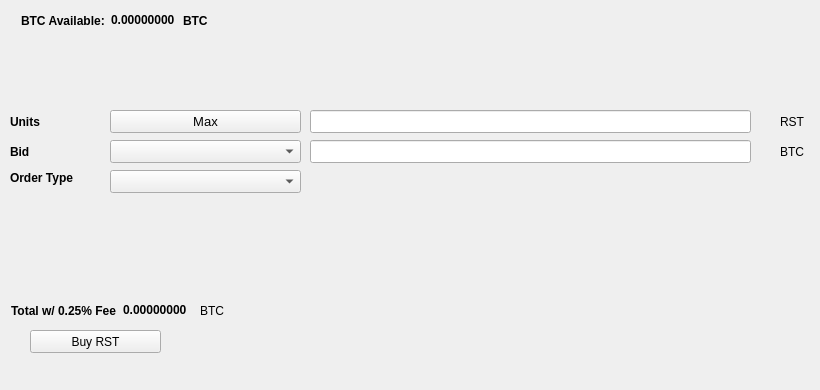
   <widget class="QWidget" name="BuyTab">
    <attribute name="title">
     <string>Buy</string>
    </attribute>
    <widget class="QPushButton" name="BuyRST">
     <property name="geometry">
      <rect>
       <x>30</x>
       <y>330</y>
       <width>131</width>
       <height>23</height>
      </rect>
     </property>
     <property name="text">
      <string>Buy RST</string>
     </property>
     <property name="icon">
      <iconset resource="../rstr.qrc">
       <normaloff>:/icons/bitcoin</normaloff>:/icons/bitcoin</iconset>
     </property>
    </widget>
    <widget class="QLabel" name="label_3">
     <property name="geometry">
      <rect>
       <x>10</x>
       <y>110</y>
       <width>46</width>
       <height>23</height>
      </rect>
     </property>
     <property name="font">
      <font>
       <weight>75</weight>
       <bold>true</bold>
      </font>
     </property>
     <property name="text">
      <string>Units</string>
     </property>
    </widget>
    <widget class="QLineEdit" name="UnitsInput">
     <property name="geometry">
      <rect>
       <x>310</x>
       <y>110</y>
       <width>441</width>
       <height>23</height>
      </rect>
     </property>
     <property name="font">
      <font>
       <pointsize>9</pointsize>
       <weight>75</weight>
       <bold>true</bold>
      </font>
     </property>
    </widget>
    <widget class="QLineEdit" name="BuyBidPriceEdit">
     <property name="geometry">
      <rect>
       <x>310</x>
       <y>140</y>
       <width>441</width>
       <height>23</height>
      </rect>
     </property>
     <property name="font">
      <font>
       <pointsize>9</pointsize>
       <weight>75</weight>
       <bold>true</bold>
      </font>
     </property>
    </widget>
    <widget class="QLabel" name="label_4">
     <property name="geometry">
      <rect>
       <x>780</x>
       <y>110</y>
       <width>31</width>
       <height>23</height>
      </rect>
     </property>
     <property name="text">
      <string>RST</string>
     </property>
    </widget>
    <widget class="QLabel" name="label_5">
     <property name="geometry">
      <rect>
       <x>780</x>
       <y>140</y>
       <width>31</width>
       <height>23</height>
      </rect>
     </property>
     <property name="text">
      <string>BTC</string>
     </property>
    </widget>
    <widget class="QLabel" name="label_6">
     <property name="geometry">
      <rect>
       <x>10</x>
       <y>140</y>
       <width>46</width>
       <height>23</height>
      </rect>
     </property>
     <property name="font">
      <font>
       <weight>75</weight>
       <bold>true</bold>
      </font>
     </property>
     <property name="text">
      <string>Bid</string>
     </property>
    </widget>
    <widget class="QLabel" name="label_7">
     <property name="geometry">
      <rect>
       <x>10</x>
       <y>170</y>
       <width>91</width>
       <height>16</height>
      </rect>
     </property>
     <property name="font">
      <font>
       <weight>75</weight>
       <bold>true</bold>
      </font>
     </property>
     <property name="text">
      <string>Order Type</string>
     </property>
    </widget>
    <widget class="QPushButton" name="Buy_Max_Amount">
     <property name="geometry">
      <rect>
       <x>110</x>
       <y>110</y>
       <width>191</width>
       <height>23</height>
      </rect>
     </property>
     <property name="font">
      <font>
       <pointsize>10</pointsize>
      </font>
     </property>
     <property name="text">
      <string>Max</string>
     </property>
    </widget>
    <widget class="QComboBox" name="BuyBidcomboBox">
     <property name="geometry">
      <rect>
       <x>110</x>
       <y>140</y>
       <width>191</width>
       <height>23</height>
      </rect>
     </property>
     <property name="font">
      <font>
       <pointsize>10</pointsize>
      </font>
     </property>
    </widget>
    <widget class="QComboBox" name="buyOrdertypeCombo">
     <property name="geometry">
      <rect>
       <x>110</x>
       <y>170</y>
       <width>191</width>
       <height>23</height>
      </rect>
     </property>
     <property name="font">
      <font>
       <pointsize>10</pointsize>
      </font>
     </property>
    </widget>
    <widget class="QWidget" name="layoutWidget1">
     <property name="geometry">
      <rect>
       <x>21</x>
       <y>11</y>
       <width>227</width>
       <height>19</height>
      </rect>
     </property>
     <layout class="QHBoxLayout" name="horizontalLayout_3">
      <item>
       <widget class="QLabel" name="label232">
        <property name="font">
         <font>
          <weight>75</weight>
          <bold>true</bold>
         </font>
        </property>
        <property name="text">
         <string>BTC Available:</string>
        </property>
       </widget>
      </item>
      <item>
       <widget class="QLabel" name="BtcAvailableLbl">
        <property name="palette">
         <palette>
          <active>
           <colorrole role="WindowText">
            <brush brushstyle="SolidPattern">
             <color alpha="255">
              <red>0</red>
              <green>0</green>
              <blue>0</blue>
             </color>
            </brush>
           </colorrole>
           <colorrole role="Button">
            <brush brushstyle="SolidPattern">
             <color alpha="255">
              <red>0</red>
              <green>170</green>
              <blue>0</blue>
             </color>
            </brush>
           </colorrole>
           <colorrole role="Light">
            <brush brushstyle="SolidPattern">
             <color alpha="255">
              <red>0</red>
              <green>255</green>
              <blue>0</blue>
             </color>
            </brush>
           </colorrole>
           <colorrole role="Midlight">
            <brush brushstyle="SolidPattern">
             <color alpha="255">
              <red>0</red>
              <green>212</green>
              <blue>0</blue>
             </color>
            </brush>
           </colorrole>
           <colorrole role="Dark">
            <brush brushstyle="SolidPattern">
             <color alpha="255">
              <red>0</red>
              <green>85</green>
              <blue>0</blue>
             </color>
            </brush>
           </colorrole>
           <colorrole role="Mid">
            <brush brushstyle="SolidPattern">
             <color alpha="255">
              <red>0</red>
              <green>113</green>
              <blue>0</blue>
             </color>
            </brush>
           </colorrole>
           <colorrole role="Text">
            <brush brushstyle="SolidPattern">
             <color alpha="255">
              <red>0</red>
              <green>170</green>
              <blue>0</blue>
             </color>
            </brush>
           </colorrole>
           <colorrole role="BrightText">
            <brush brushstyle="SolidPattern">
             <color alpha="255">
              <red>255</red>
              <green>255</green>
              <blue>255</blue>
             </color>
            </brush>
           </colorrole>
           <colorrole role="ButtonText">
            <brush brushstyle="SolidPattern">
             <color alpha="255">
              <red>0</red>
              <green>0</green>
              <blue>0</blue>
             </color>
            </brush>
           </colorrole>
           <colorrole role="Base">
            <brush brushstyle="SolidPattern">
             <color alpha="255">
              <red>255</red>
              <green>255</green>
              <blue>255</blue>
             </color>
            </brush>
           </colorrole>
           <colorrole role="Window">
            <brush brushstyle="SolidPattern">
             <color alpha="255">
              <red>0</red>
              <green>170</green>
              <blue>0</blue>
             </color>
            </brush>
           </colorrole>
           <colorrole role="Shadow">
            <brush brushstyle="SolidPattern">
             <color alpha="255">
              <red>0</red>
              <green>0</green>
              <blue>0</blue>
             </color>
            </brush>
           </colorrole>
           <colorrole role="AlternateBase">
            <brush brushstyle="SolidPattern">
             <color alpha="255">
              <red>127</red>
              <green>212</green>
              <blue>127</blue>
             </color>
            </brush>
           </colorrole>
           <colorrole role="ToolTipBase">
            <brush brushstyle="SolidPattern">
             <color alpha="255">
              <red>255</red>
              <green>255</green>
              <blue>220</blue>
             </color>
            </brush>
           </colorrole>
           <colorrole role="ToolTipText">
            <brush brushstyle="SolidPattern">
             <color alpha="255">
              <red>0</red>
              <green>0</green>
              <blue>0</blue>
             </color>
            </brush>
           </colorrole>
          </active>
          <inactive>
           <colorrole role="WindowText">
            <brush brushstyle="SolidPattern">
             <color alpha="255">
              <red>0</red>
              <green>0</green>
              <blue>0</blue>
             </color>
            </brush>
           </colorrole>
           <colorrole role="Button">
            <brush brushstyle="SolidPattern">
             <color alpha="255">
              <red>0</red>
              <green>170</green>
              <blue>0</blue>
             </color>
            </brush>
           </colorrole>
           <colorrole role="Light">
            <brush brushstyle="SolidPattern">
             <color alpha="255">
              <red>0</red>
              <green>255</green>
              <blue>0</blue>
             </color>
            </brush>
           </colorrole>
           <colorrole role="Midlight">
            <brush brushstyle="SolidPattern">
             <color alpha="255">
              <red>0</red>
              <green>212</green>
              <blue>0</blue>
             </color>
            </brush>
           </colorrole>
           <colorrole role="Dark">
            <brush brushstyle="SolidPattern">
             <color alpha="255">
              <red>0</red>
              <green>85</green>
              <blue>0</blue>
             </color>
            </brush>
           </colorrole>
           <colorrole role="Mid">
            <brush brushstyle="SolidPattern">
             <color alpha="255">
              <red>0</red>
              <green>113</green>
              <blue>0</blue>
             </color>
            </brush>
           </colorrole>
           <colorrole role="Text">
            <brush brushstyle="SolidPattern">
             <color alpha="255">
              <red>0</red>
              <green>170</green>
              <blue>0</blue>
             </color>
            </brush>
           </colorrole>
           <colorrole role="BrightText">
            <brush brushstyle="SolidPattern">
             <color alpha="255">
              <red>255</red>
              <green>255</green>
              <blue>255</blue>
             </color>
            </brush>
           </colorrole>
           <colorrole role="ButtonText">
            <brush brushstyle="SolidPattern">
             <color alpha="255">
              <red>0</red>
              <green>0</green>
              <blue>0</blue>
             </color>
            </brush>
           </colorrole>
           <colorrole role="Base">
            <brush brushstyle="SolidPattern">
             <color alpha="255">
              <red>255</red>
              <green>255</green>
              <blue>255</blue>
             </color>
            </brush>
           </colorrole>
           <colorrole role="Window">
            <brush brushstyle="SolidPattern">
             <color alpha="255">
              <red>0</red>
              <green>170</green>
              <blue>0</blue>
             </color>
            </brush>
           </colorrole>
           <colorrole role="Shadow">
            <brush brushstyle="SolidPattern">
             <color alpha="255">
              <red>0</red>
              <green>0</green>
              <blue>0</blue>
             </color>
            </brush>
           </colorrole>
           <colorrole role="AlternateBase">
            <brush brushstyle="SolidPattern">
             <color alpha="255">
              <red>127</red>
              <green>212</green>
              <blue>127</blue>
             </color>
            </brush>
           </colorrole>
           <colorrole role="ToolTipBase">
            <brush brushstyle="SolidPattern">
             <color alpha="255">
              <red>255</red>
              <green>255</green>
              <blue>220</blue>
             </color>
            </brush>
           </colorrole>
           <colorrole role="ToolTipText">
            <brush brushstyle="SolidPattern">
             <color alpha="255">
              <red>0</red>
              <green>0</green>
              <blue>0</blue>
             </color>
            </brush>
           </colorrole>
          </inactive>
          <disabled>
           <colorrole role="WindowText">
            <brush brushstyle="SolidPattern">
             <color alpha="255">
              <red>0</red>
              <green>85</green>
              <blue>0</blue>
             </color>
            </brush>
           </colorrole>
           <colorrole role="Button">
            <brush brushstyle="SolidPattern">
             <color alpha="255">
              <red>0</red>
              <green>170</green>
              <blue>0</blue>
             </color>
            </brush>
           </colorrole>
           <colorrole role="Light">
            <brush brushstyle="SolidPattern">
             <color alpha="255">
              <red>0</red>
              <green>255</green>
              <blue>0</blue>
             </color>
            </brush>
           </colorrole>
           <colorrole role="Midlight">
            <brush brushstyle="SolidPattern">
             <color alpha="255">
              <red>0</red>
              <green>212</green>
              <blue>0</blue>
             </color>
            </brush>
           </colorrole>
           <colorrole role="Dark">
            <brush brushstyle="SolidPattern">
             <color alpha="255">
              <red>0</red>
              <green>85</green>
              <blue>0</blue>
             </color>
            </brush>
           </colorrole>
           <colorrole role="Mid">
            <brush brushstyle="SolidPattern">
             <color alpha="255">
              <red>0</red>
              <green>113</green>
              <blue>0</blue>
             </color>
            </brush>
           </colorrole>
           <colorrole role="Text">
            <brush brushstyle="SolidPattern">
             <color alpha="255">
              <red>0</red>
              <green>85</green>
              <blue>0</blue>
             </color>
            </brush>
           </colorrole>
           <colorrole role="BrightText">
            <brush brushstyle="SolidPattern">
             <color alpha="255">
              <red>255</red>
              <green>255</green>
              <blue>255</blue>
             </color>
            </brush>
           </colorrole>
           <colorrole role="ButtonText">
            <brush brushstyle="SolidPattern">
             <color alpha="255">
              <red>0</red>
              <green>85</green>
              <blue>0</blue>
             </color>
            </brush>
           </colorrole>
           <colorrole role="Base">
            <brush brushstyle="SolidPattern">
             <color alpha="255">
              <red>0</red>
              <green>170</green>
              <blue>0</blue>
             </color>
            </brush>
           </colorrole>
           <colorrole role="Window">
            <brush brushstyle="SolidPattern">
             <color alpha="255">
              <red>0</red>
              <green>170</green>
              <blue>0</blue>
             </color>
            </brush>
           </colorrole>
           <colorrole role="Shadow">
            <brush brushstyle="SolidPattern">
             <color alpha="255">
              <red>0</red>
              <green>0</green>
              <blue>0</blue>
             </color>
            </brush>
           </colorrole>
           <colorrole role="AlternateBase">
            <brush brushstyle="SolidPattern">
             <color alpha="255">
              <red>0</red>
              <green>170</green>
              <blue>0</blue>
             </color>
            </brush>
           </colorrole>
           <colorrole role="ToolTipBase">
            <brush brushstyle="SolidPattern">
             <color alpha="255">
              <red>255</red>
              <green>255</green>
              <blue>220</blue>
             </color>
            </brush>
           </colorrole>
           <colorrole role="ToolTipText">
            <brush brushstyle="SolidPattern">
             <color alpha="255">
              <red>0</red>
              <green>0</green>
              <blue>0</blue>
             </color>
            </brush>
           </colorrole>
          </disabled>
         </palette>
        </property>
        <property name="font">
         <font>
          <weight>75</weight>
          <bold>true</bold>
         </font>
        </property>
        <property name="text">
         <string>0.00000000</string>
        </property>
        <property name="textInteractionFlags">
         <set>Qt::LinksAccessibleByMouse|Qt::TextSelectableByKeyboard|Qt::TextSelectableByMouse</set>
        </property>
       </widget>
      </item>
      <item>
       <widget class="QLabel" name="BtcAvailableLbl_2">
        <property name="font">
         <font>
          <weight>75</weight>
          <bold>true</bold>
         </font>
        </property>
        <property name="text">
         <string>BTC</string>
        </property>
       </widget>
      </item>
     </layout>
    </widget>
    <widget class="QWidget" name="layoutWidge2">
     <property name="geometry">
      <rect>
       <x>11</x>
       <y>301</y>
       <width>259</width>
       <height>19</height>
      </rect>
     </property>
     <layout class="QHBoxLayout" name="horizontalLayout_4">
      <item>
       <widget class="QLabel" name="label_9">
        <property name="font">
         <font>
          <weight>75</weight>
          <bold>true</bold>
         </font>
        </property>
        <property name="text">
         <string>Total w/ 0.25% Fee</string>
        </property>
       </widget>
      </item>
      <item>
       <widget class="QLabel" name="BuyCostLabel">
        <property name="palette">
         <palette>
          <active>
           <colorrole role="WindowText">
            <brush brushstyle="SolidPattern">
             <color alpha="255">
              <red>0</red>
              <green>0</green>
              <blue>0</blue>
             </color>
            </brush>
           </colorrole>
           <colorrole role="Button">
            <brush brushstyle="SolidPattern">
             <color alpha="255">
              <red>0</red>
              <green>170</green>
              <blue>0</blue>
             </color>
            </brush>
           </colorrole>
           <colorrole role="Light">
            <brush brushstyle="SolidPattern">
             <color alpha="255">
              <red>0</red>
              <green>255</green>
              <blue>0</blue>
             </color>
            </brush>
           </colorrole>
           <colorrole role="Midlight">
            <brush brushstyle="SolidPattern">
             <color alpha="255">
              <red>0</red>
              <green>212</green>
              <blue>0</blue>
             </color>
            </brush>
           </colorrole>
           <colorrole role="Dark">
            <brush brushstyle="SolidPattern">
             <color alpha="255">
              <red>0</red>
              <green>85</green>
              <blue>0</blue>
             </color>
            </brush>
           </colorrole>
           <colorrole role="Mid">
            <brush brushstyle="SolidPattern">
             <color alpha="255">
              <red>0</red>
              <green>113</green>
              <blue>0</blue>
             </color>
            </brush>
           </colorrole>
           <colorrole role="Text">
            <brush brushstyle="SolidPattern">
             <color alpha="255">
              <red>0</red>
              <green>170</green>
              <blue>0</blue>
             </color>
            </brush>
           </colorrole>
           <colorrole role="BrightText">
            <brush brushstyle="SolidPattern">
             <color alpha="255">
              <red>255</red>
              <green>255</green>
              <blue>255</blue>
             </color>
            </brush>
           </colorrole>
           <colorrole role="ButtonText">
            <brush brushstyle="SolidPattern">
             <color alpha="255">
              <red>0</red>
              <green>0</green>
              <blue>0</blue>
             </color>
            </brush>
           </colorrole>
           <colorrole role="Base">
            <brush brushstyle="SolidPattern">
             <color alpha="255">
              <red>255</red>
              <green>255</green>
              <blue>255</blue>
             </color>
            </brush>
           </colorrole>
           <colorrole role="Window">
            <brush brushstyle="SolidPattern">
             <color alpha="255">
              <red>0</red>
              <green>170</green>
              <blue>0</blue>
             </color>
            </brush>
           </colorrole>
           <colorrole role="Shadow">
            <brush brushstyle="SolidPattern">
             <color alpha="255">
              <red>0</red>
              <green>0</green>
              <blue>0</blue>
             </color>
            </brush>
           </colorrole>
           <colorrole role="AlternateBase">
            <brush brushstyle="SolidPattern">
             <color alpha="255">
              <red>127</red>
              <green>212</green>
              <blue>127</blue>
             </color>
            </brush>
           </colorrole>
           <colorrole role="ToolTipBase">
            <brush brushstyle="SolidPattern">
             <color alpha="255">
              <red>255</red>
              <green>255</green>
              <blue>220</blue>
             </color>
            </brush>
           </colorrole>
           <colorrole role="ToolTipText">
            <brush brushstyle="SolidPattern">
             <color alpha="255">
              <red>0</red>
              <green>0</green>
              <blue>0</blue>
             </color>
            </brush>
           </colorrole>
          </active>
          <inactive>
           <colorrole role="WindowText">
            <brush brushstyle="SolidPattern">
             <color alpha="255">
              <red>0</red>
              <green>0</green>
              <blue>0</blue>
             </color>
            </brush>
           </colorrole>
           <colorrole role="Button">
            <brush brushstyle="SolidPattern">
             <color alpha="255">
              <red>0</red>
              <green>170</green>
              <blue>0</blue>
             </color>
            </brush>
           </colorrole>
           <colorrole role="Light">
            <brush brushstyle="SolidPattern">
             <color alpha="255">
              <red>0</red>
              <green>255</green>
              <blue>0</blue>
             </color>
            </brush>
           </colorrole>
           <colorrole role="Midlight">
            <brush brushstyle="SolidPattern">
             <color alpha="255">
              <red>0</red>
              <green>212</green>
              <blue>0</blue>
             </color>
            </brush>
           </colorrole>
           <colorrole role="Dark">
            <brush brushstyle="SolidPattern">
             <color alpha="255">
              <red>0</red>
              <green>85</green>
              <blue>0</blue>
             </color>
            </brush>
           </colorrole>
           <colorrole role="Mid">
            <brush brushstyle="SolidPattern">
             <color alpha="255">
              <red>0</red>
              <green>113</green>
              <blue>0</blue>
             </color>
            </brush>
           </colorrole>
           <colorrole role="Text">
            <brush brushstyle="SolidPattern">
             <color alpha="255">
              <red>0</red>
              <green>170</green>
              <blue>0</blue>
             </color>
            </brush>
           </colorrole>
           <colorrole role="BrightText">
            <brush brushstyle="SolidPattern">
             <color alpha="255">
              <red>255</red>
              <green>255</green>
              <blue>255</blue>
             </color>
            </brush>
           </colorrole>
           <colorrole role="ButtonText">
            <brush brushstyle="SolidPattern">
             <color alpha="255">
              <red>0</red>
              <green>0</green>
              <blue>0</blue>
             </color>
            </brush>
           </colorrole>
           <colorrole role="Base">
            <brush brushstyle="SolidPattern">
             <color alpha="255">
              <red>255</red>
              <green>255</green>
              <blue>255</blue>
             </color>
            </brush>
           </colorrole>
           <colorrole role="Window">
            <brush brushstyle="SolidPattern">
             <color alpha="255">
              <red>0</red>
              <green>170</green>
              <blue>0</blue>
             </color>
            </brush>
           </colorrole>
           <colorrole role="Shadow">
            <brush brushstyle="SolidPattern">
             <color alpha="255">
              <red>0</red>
              <green>0</green>
              <blue>0</blue>
             </color>
            </brush>
           </colorrole>
           <colorrole role="AlternateBase">
            <brush brushstyle="SolidPattern">
             <color alpha="255">
              <red>127</red>
              <green>212</green>
              <blue>127</blue>
             </color>
            </brush>
           </colorrole>
           <colorrole role="ToolTipBase">
            <brush brushstyle="SolidPattern">
             <color alpha="255">
              <red>255</red>
              <green>255</green>
              <blue>220</blue>
             </color>
            </brush>
           </colorrole>
           <colorrole role="ToolTipText">
            <brush brushstyle="SolidPattern">
             <color alpha="255">
              <red>0</red>
              <green>0</green>
              <blue>0</blue>
             </color>
            </brush>
           </colorrole>
          </inactive>
          <disabled>
           <colorrole role="WindowText">
            <brush brushstyle="SolidPattern">
             <color alpha="255">
              <red>0</red>
              <green>85</green>
              <blue>0</blue>
             </color>
            </brush>
           </colorrole>
           <colorrole role="Button">
            <brush brushstyle="SolidPattern">
             <color alpha="255">
              <red>0</red>
              <green>170</green>
              <blue>0</blue>
             </color>
            </brush>
           </colorrole>
           <colorrole role="Light">
            <brush brushstyle="SolidPattern">
             <color alpha="255">
              <red>0</red>
              <green>255</green>
              <blue>0</blue>
             </color>
            </brush>
           </colorrole>
           <colorrole role="Midlight">
            <brush brushstyle="SolidPattern">
             <color alpha="255">
              <red>0</red>
              <green>212</green>
              <blue>0</blue>
             </color>
            </brush>
           </colorrole>
           <colorrole role="Dark">
            <brush brushstyle="SolidPattern">
             <color alpha="255">
              <red>0</red>
              <green>85</green>
              <blue>0</blue>
             </color>
            </brush>
           </colorrole>
           <colorrole role="Mid">
            <brush brushstyle="SolidPattern">
             <color alpha="255">
              <red>0</red>
              <green>113</green>
              <blue>0</blue>
             </color>
            </brush>
           </colorrole>
           <colorrole role="Text">
            <brush brushstyle="SolidPattern">
             <color alpha="255">
              <red>0</red>
              <green>85</green>
              <blue>0</blue>
             </color>
            </brush>
           </colorrole>
           <colorrole role="BrightText">
            <brush brushstyle="SolidPattern">
             <color alpha="255">
              <red>255</red>
              <green>255</green>
              <blue>255</blue>
             </color>
            </brush>
           </colorrole>
           <colorrole role="ButtonText">
            <brush brushstyle="SolidPattern">
             <color alpha="255">
              <red>0</red>
              <green>85</green>
              <blue>0</blue>
             </color>
            </brush>
           </colorrole>
           <colorrole role="Base">
            <brush brushstyle="SolidPattern">
             <color alpha="255">
              <red>0</red>
              <green>170</green>
              <blue>0</blue>
             </color>
            </brush>
           </colorrole>
           <colorrole role="Window">
            <brush brushstyle="SolidPattern">
             <color alpha="255">
              <red>0</red>
              <green>170</green>
              <blue>0</blue>
             </color>
            </brush>
           </colorrole>
           <colorrole role="Shadow">
            <brush brushstyle="SolidPattern">
             <color alpha="255">
              <red>0</red>
              <green>0</green>
              <blue>0</blue>
             </color>
            </brush>
           </colorrole>
           <colorrole role="AlternateBase">
            <brush brushstyle="SolidPattern">
             <color alpha="255">
              <red>0</red>
              <green>170</green>
              <blue>0</blue>
             </color>
            </brush>
           </colorrole>
           <colorrole role="ToolTipBase">
            <brush brushstyle="SolidPattern">
             <color alpha="255">
              <red>255</red>
              <green>255</green>
              <blue>220</blue>
             </color>
            </brush>
           </colorrole>
           <colorrole role="ToolTipText">
            <brush brushstyle="SolidPattern">
             <color alpha="255">
              <red>0</red>
              <green>0</green>
              <blue>0</blue>
             </color>
            </brush>
           </colorrole>
          </disabled>
         </palette>
        </property>
        <property name="font">
         <font>
          <weight>75</weight>
          <bold>true</bold>
         </font>
        </property>
        <property name="autoFillBackground">
         <bool>false</bool>
        </property>
        <property name="text">
         <string>0.00000000</string>
        </property>
        <property name="textInteractionFlags">
         <set>Qt::LinksAccessibleByMouse|Qt::TextSelectableByMouse</set>
        </property>
       </widget>
      </item>
      <item>
       <widget class="QLabel" name="label_10">
        <property name="font">
         <font>
          <weight>50</weight>
          <bold>false</bold>
         </font>
        </property>
        <property name="text">
         <string>BTC</string>
        </property>
       </widget>
      </item>
     </layout>
    </widget>
    <widget class="QLabel" name="label_24">
     <property name="geometry">
      <rect>
       <x>460</x>
       <y>300</y>
       <width>281</width>
       <height>81</height>
      </rect>
     </property>
     <property name="text">
      <string/>
     </property>
     <property name="pixmap">
      <pixmap>:/images/bittrex</pixmap>
     </property>
    </widget>
   </widget>
